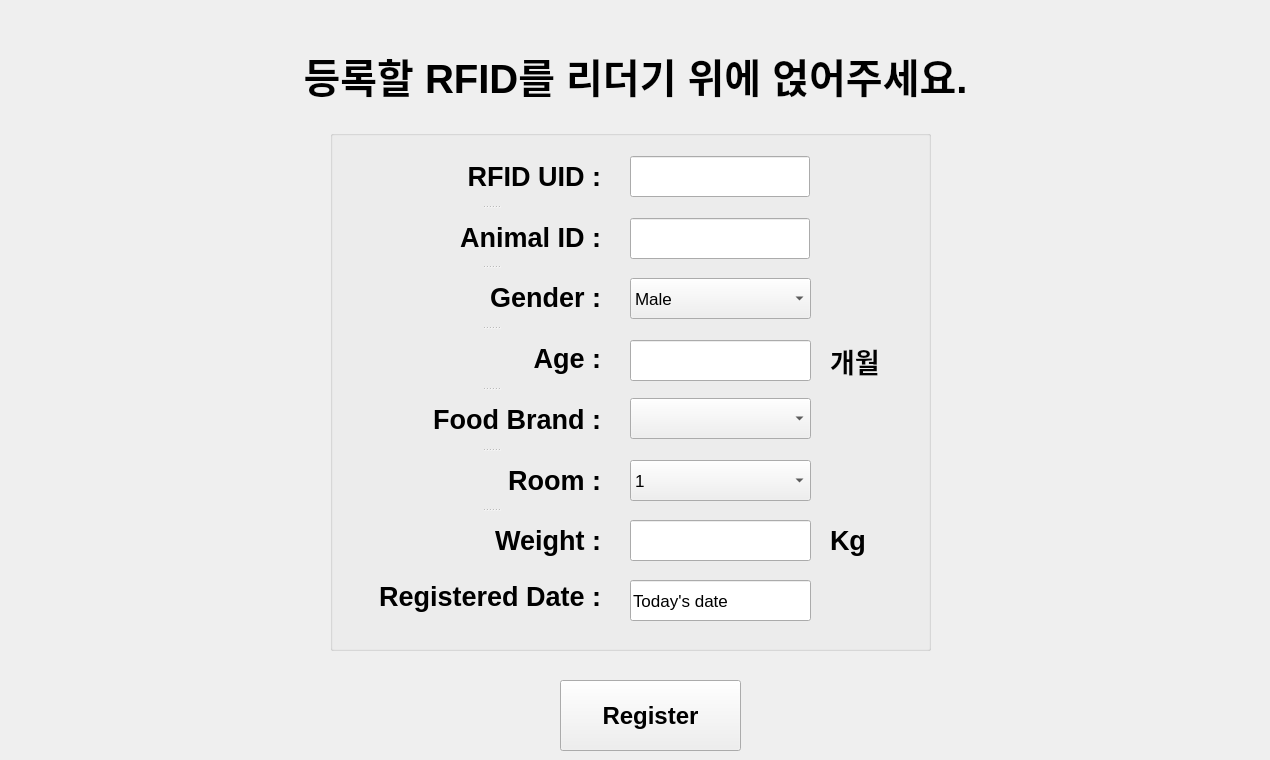
    <widget class="QWidget" name="register_animal_page">
     <widget class="QLabel" name="label_33">
      <property name="geometry">
       <rect>
        <x>10</x>
        <y>50</y>
        <width>1251</width>
        <height>51</height>
       </rect>
      </property>
      <property name="font">
       <font>
        <pointsize>30</pointsize>
        <weight>75</weight>
        <bold>true</bold>
       </font>
      </property>
      <property name="text">
       <string>등록할 RFID를 리더기 위에 얹어주세요.</string>
      </property>
      <property name="alignment">
       <set>Qt::AlignCenter</set>
      </property>
     </widget>
     <widget class="QGroupBox" name="groupBox_4">
      <property name="geometry">
       <rect>
        <x>330</x>
        <y>130</y>
        <width>601</width>
        <height>521</height>
       </rect>
      </property>
      <property name="title">
       <string/>
      </property>
      <widget class="QLineEdit" name="RFID_edit">
       <property name="geometry">
        <rect>
         <x>300</x>
         <y>26</y>
         <width>180</width>
         <height>41</height>
        </rect>
       </property>
       <property name="font">
        <font>
         <pointsize>13</pointsize>
        </font>
       </property>
      </widget>
      <widget class="QSplitter" name="splitter_6">
       <property name="geometry">
        <rect>
         <x>50</x>
         <y>18</y>
         <width>221</width>
         <height>421</height>
        </rect>
       </property>
       <property name="orientation">
        <enum>Qt::Vertical</enum>
       </property>
       <widget class="QLabel" name="label_65">
        <property name="font">
         <font>
          <pointsize>20</pointsize>
          <weight>75</weight>
          <bold>true</bold>
         </font>
        </property>
        <property name="text">
         <string>RFID UID :</string>
        </property>
        <property name="textFormat">
         <enum>Qt::AutoText</enum>
        </property>
        <property name="alignment">
         <set>Qt::AlignRight|Qt::AlignTrailing|Qt::AlignVCenter</set>
        </property>
       </widget>
       <widget class="QLabel" name="label_66">
        <property name="font">
         <font>
          <pointsize>20</pointsize>
          <weight>75</weight>
          <bold>true</bold>
         </font>
        </property>
        <property name="text">
         <string>Animal ID :</string>
        </property>
        <property name="alignment">
         <set>Qt::AlignRight|Qt::AlignTrailing|Qt::AlignVCenter</set>
        </property>
       </widget>
       <widget class="QLabel" name="label_76">
        <property name="font">
         <font>
          <pointsize>20</pointsize>
          <weight>75</weight>
          <bold>true</bold>
         </font>
        </property>
        <property name="text">
         <string>Gender :</string>
        </property>
        <property name="alignment">
         <set>Qt::AlignRight|Qt::AlignTrailing|Qt::AlignVCenter</set>
        </property>
       </widget>
       <widget class="QLabel" name="label_77">
        <property name="font">
         <font>
          <pointsize>20</pointsize>
          <weight>75</weight>
          <bold>true</bold>
         </font>
        </property>
        <property name="text">
         <string>Age :</string>
        </property>
        <property name="alignment">
         <set>Qt::AlignRight|Qt::AlignTrailing|Qt::AlignVCenter</set>
        </property>
       </widget>
       <widget class="QLabel" name="label_78">
        <property name="font">
         <font>
          <pointsize>20</pointsize>
          <weight>75</weight>
          <bold>true</bold>
         </font>
        </property>
        <property name="text">
         <string>Food Brand :</string>
        </property>
        <property name="alignment">
         <set>Qt::AlignRight|Qt::AlignTrailing|Qt::AlignVCenter</set>
        </property>
       </widget>
       <widget class="QLabel" name="label_79">
        <property name="font">
         <font>
          <pointsize>20</pointsize>
          <weight>75</weight>
          <bold>true</bold>
         </font>
        </property>
        <property name="text">
         <string>Room :</string>
        </property>
        <property name="alignment">
         <set>Qt::AlignRight|Qt::AlignTrailing|Qt::AlignVCenter</set>
        </property>
       </widget>
       <widget class="QLabel" name="label_80">
        <property name="font">
         <font>
          <pointsize>20</pointsize>
          <weight>75</weight>
          <bold>true</bold>
         </font>
        </property>
        <property name="text">
         <string>Weight :</string>
        </property>
        <property name="alignment">
         <set>Qt::AlignRight|Qt::AlignTrailing|Qt::AlignVCenter</set>
        </property>
       </widget>
      </widget>
      <widget class="QComboBox" name="select_feed_box">
       <property name="geometry">
        <rect>
         <x>300</x>
         <y>268</y>
         <width>181</width>
         <height>41</height>
        </rect>
       </property>
       <property name="font">
        <font>
         <pointsize>13</pointsize>
        </font>
       </property>
      </widget>
      <widget class="QComboBox" name="select_gender_box">
       <property name="geometry">
        <rect>
         <x>300</x>
         <y>148</y>
         <width>181</width>
         <height>41</height>
        </rect>
       </property>
       <property name="font">
        <font>
         <pointsize>13</pointsize>
        </font>
       </property>
       <item>
        <property name="text">
         <string>Male</string>
        </property>
       </item>
       <item>
        <property name="text">
         <string>Female</string>
        </property>
       </item>
      </widget>
      <widget class="QComboBox" name="select_room_box">
       <property name="geometry">
        <rect>
         <x>300</x>
         <y>330</y>
         <width>181</width>
         <height>41</height>
        </rect>
       </property>
       <property name="font">
        <font>
         <pointsize>13</pointsize>
        </font>
       </property>
       <item>
        <property name="text">
         <string>1</string>
        </property>
       </item>
       <item>
        <property name="text">
         <string>2</string>
        </property>
       </item>
       <item>
        <property name="text">
         <string>3</string>
        </property>
       </item>
       <item>
        <property name="text">
         <string>4</string>
        </property>
       </item>
      </widget>
      <widget class="QLineEdit" name="ID_edit">
       <property name="geometry">
        <rect>
         <x>300</x>
         <y>88</y>
         <width>180</width>
         <height>41</height>
        </rect>
       </property>
       <property name="font">
        <font>
         <pointsize>13</pointsize>
        </font>
       </property>
      </widget>
      <widget class="QLineEdit" name="age_edit">
       <property name="geometry">
        <rect>
         <x>300</x>
         <y>210</y>
         <width>181</width>
         <height>41</height>
        </rect>
       </property>
       <property name="font">
        <font>
         <pointsize>13</pointsize>
        </font>
       </property>
       <property name="alignment">
        <set>Qt::AlignRight|Qt::AlignTrailing|Qt::AlignVCenter</set>
       </property>
      </widget>
      <widget class="QLabel" name="label_82">
       <property name="geometry">
        <rect>
         <x>500</x>
         <y>390</y>
         <width>71</width>
         <height>41</height>
        </rect>
       </property>
       <property name="font">
        <font>
         <pointsize>20</pointsize>
         <weight>75</weight>
         <bold>true</bold>
        </font>
       </property>
       <property name="text">
        <string>Kg</string>
       </property>
       <property name="alignment">
        <set>Qt::AlignLeading|Qt::AlignLeft|Qt::AlignVCenter</set>
       </property>
      </widget>
      <widget class="QLineEdit" name="weight_edit">
       <property name="geometry">
        <rect>
         <x>300</x>
         <y>390</y>
         <width>181</width>
         <height>41</height>
        </rect>
       </property>
       <property name="font">
        <font>
         <pointsize>13</pointsize>
        </font>
       </property>
       <property name="alignment">
        <set>Qt::AlignRight|Qt::AlignTrailing|Qt::AlignVCenter</set>
       </property>
      </widget>
      <widget class="QLabel" name="label_81">
       <property name="geometry">
        <rect>
         <x>500</x>
         <y>210</y>
         <width>71</width>
         <height>41</height>
        </rect>
       </property>
       <property name="font">
        <font>
         <pointsize>20</pointsize>
         <weight>75</weight>
         <bold>true</bold>
        </font>
       </property>
       <property name="text">
        <string>개월</string>
       </property>
       <property name="alignment">
        <set>Qt::AlignLeading|Qt::AlignLeft|Qt::AlignVCenter</set>
       </property>
      </widget>
      <widget class="QLineEdit" name="registered_date_animal">
       <property name="geometry">
        <rect>
         <x>300</x>
         <y>450</y>
         <width>181</width>
         <height>41</height>
        </rect>
       </property>
       <property name="font">
        <font>
         <pointsize>13</pointsize>
        </font>
       </property>
       <property name="text">
        <string>Today's date</string>
       </property>
       <property name="alignment">
        <set>Qt::AlignLeading|Qt::AlignLeft|Qt::AlignVCenter</set>
       </property>
      </widget>
      <widget class="QLabel" name="label_83">
       <property name="geometry">
        <rect>
         <x>50</x>
         <y>436</y>
         <width>221</width>
         <height>61</height>
        </rect>
       </property>
       <property name="font">
        <font>
         <pointsize>20</pointsize>
         <weight>75</weight>
         <bold>true</bold>
        </font>
       </property>
       <property name="text">
        <string>Registered Date :</string>
       </property>
       <property name="alignment">
        <set>Qt::AlignRight|Qt::AlignTrailing|Qt::AlignVCenter</set>
       </property>
      </widget>
     </widget>
     <widget class="QPushButton" name="register_button_animal">
      <property name="geometry">
       <rect>
        <x>560</x>
        <y>680</y>
        <width>181</width>
        <height>71</height>
       </rect>
      </property>
      <property name="font">
       <font>
        <pointsize>18</pointsize>
        <weight>75</weight>
        <bold>true</bold>
       </font>
      </property>
      <property name="styleSheet">
       <string notr="true"/>
      </property>
      <property name="text">
       <string>Register</string>
      </property>
     </widget>
    </widget>
